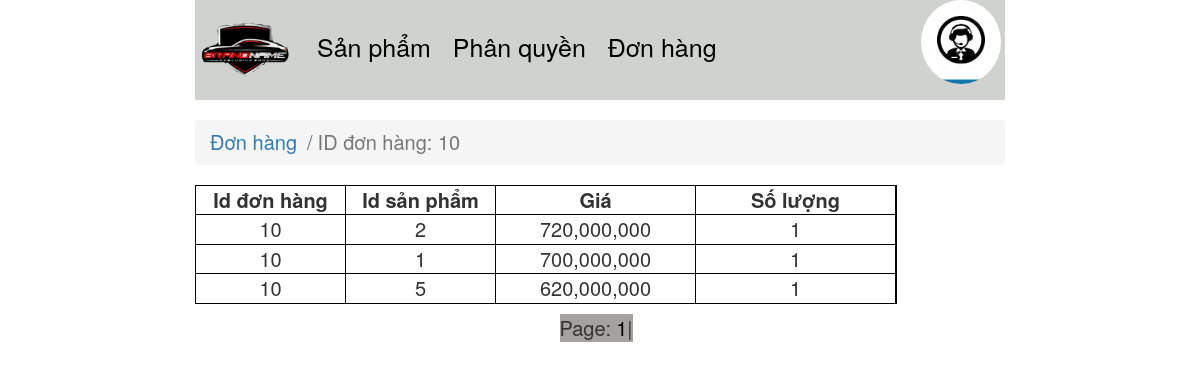
/DoAnWeb/Admin/Views/ChitietDH/index.php?id=10, run on the app's committed database.
### tables this page shows
CREATE TABLE `tbl_chitietdh` (
  `id_dh` int(11) NOT NULL,
  `id_product` int(11) NOT NULL,
  `price` bigint(11) NOT NULL,
  `soluong` int(11) NOT NULL
);

### DoAnWeb/Admin/Controllers/ChitietdhController.php (called while the page is built)
<?php
include_once "../../Models/ChitietdhModel.php";
    class ChitietdhController
    {
        public $model;
        function __construct()
        {
            $this->model = new ChitietdhModel();
        }
        function XemChiTiet()
        {
            $page = isset($_GET["page"])? $_GET["page"]:1;
            $page = is_numeric($page)?$page : 1;
            $pagesize = 6;
            $from = ($page-1)*$pagesize;
            $Listdh = $this->model->GetList($_GET['id'] ,$from, $pagesize);
            $total = ceil($this->model->Count($_GET['id'])/$pagesize);
            include_once "../../Views/ChitietDH/xemchitiet.php";
        }
    }
?>

### DoAnWeb/Admin/Models/db_module.php (called while the page is built, shortened)
<?php
    function ExecuteQuery($link, $query)
    {
        return mysqli_query($link, $query);
    }
?>

### DoAnWeb/Admin/Models/ChitietdhModel.php (called while the page is built, shortened)
<?php
    include_once "db_module.php";
    include_once "Chitietdh.php";
    class ChitietdhModel
    {
        function Count($id)
        {
            $link=null;
            $result = ExecuteQuery($link, "select Count(*) from tbl_chitietdh where id_dh = $id");
            $row = mysqli_fetch_row($result);
            return $row[0];
        }
        function GetList($id, $from, $size)
        {
            $link=null;
            $result = ExecuteQuery($link, "select * from tbl_chitietdh where id_dh = $id limit $from, $size");
            $data = array();
            while($rows = mysqli_fetch_assoc($result))
            {
                $dh = new Chitietdh($rows['id_dh'], $rows['id_product'], $rows['price'], $rows['soluong']);
                array_push($data, $dh);
            }
            return $data;
        }
    }
?>

### DoAnWeb/Admin/Models/Chitietdh.php (called while the page is built, shortened)
<?php
    class Chitietdh
    {
        function __construct($id_dh, $id_product, $price, $soluong)
        {
            $this->id_dh = $id_dh;
            $this->id_product = $id_product;
            $this->price = $price;
            $this->soluong = $soluong;
        }
    }
?>

### DoAnWeb/Admin/Views/ChitietDH/xemchitiet.php (the view)
<!DOCTYPE html>
<html lang="en">
<body>
    <?php
    echo
    "
        <nav aria-label='breadcrumb' style='font-size: 20px; margin-top: 20px'>
                <ol class='breadcrumb'>
                    <li class='breadcrumb-item '><a href='../DonHang' >Đơn hàng</a></li>
                    <li class='breadcrumb-item active'>ID đơn hàng: ".$_GET['id']."</li>
                </ol>
        </nav>
        <table style='font-size: 20px; margin-top: 10px;'>
            <tr>
                <th style='text-align: center; '>Id đơn hàng</th>
                <th style='text-align: center; '>Id sản phẩm</th>
                <th style='text-align: center; '>Giá</th>
                <th style='text-align: center; '>Số lượng</th>
                <th style='text-align: center; '></th>
            </tr>
    ";
    foreach($Listdh as $dh)
    {
        echo
        "
                <tr>
                <td style='text-align: center; width: 150px;'>".$dh->id_dh."</td>
                <td style='text-align: center; width: 150px;'>$dh->id_product</td>
                <td style='text-align: center; width: 200px;'>".number_format($dh->price)."</td>
                <td style='text-align: center; width: 200px;'>$dh->soluong</td>
                </tr>
        ";
    }
    echo "</table>";
    echo "
    <div style='display: inline-flex; background-color: #A3A2A0; font-size: 20px; margin-left: 45%; margin-top: 10px;'>
    Page: ";
    for($i = 1; $i <= $total; $i++)
    {
        echo
        "
            <a style='color: black; margin-left: 5px;' href='./?page=".$i."'>$i</a>|
        ";
    }
    echo "</div>"
    ?>
</body>
</html>

### DoAnWeb/Admin/styles/content.css (style rules this page uses)
table, th, td { border:1px solid black; }

### data on the page
tbl_chitietdh: id_dh "10", id_product "2", price "720,000,000", soluong "1"
tbl_chitietdh: id_dh "10", id_product "1", price "700,000,000", soluong "1"
tbl_chitietdh: id_dh "10", id_product "5", price "620,000,000", soluong "1"

### other printed values
$_GET['id'] "10"
